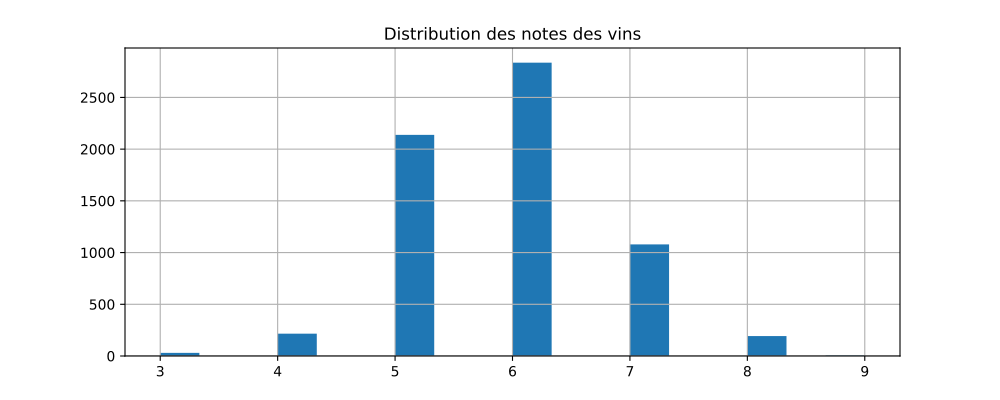

Write the Python code that produced this figure.
from teachpyx.datasets import load_wines_dataset
import matplotlib.pyplot as plt
plt.close('all')

df = load_wines_dataset()

fig, ax = plt.subplots(nrows=1, ncols=1, figsize=(10,4))
df.quality.hist(bins=18, ax=ax)
plt.title('Distribution des notes des vins')
plt.show()
